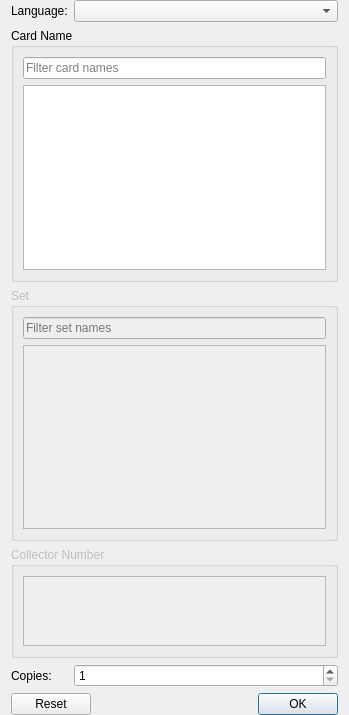
<?xml version="1.0" encoding="UTF-8"?>
<ui version="4.0">
 <class>VerticalAddCardWidget</class>
 <widget class="QWidget" name="VerticalAddCardWidget">
  <property name="geometry">
   <rect>
    <x>0</x>
    <y>0</y>
    <width>349</width>
    <height>715</height>
   </rect>
  </property>
  <layout class="QGridLayout" name="gridLayout">
   <property name="topMargin">
    <number>0</number>
   </property>
   <property name="bottomMargin">
    <number>0</number>
   </property>
   <item row="3" column="0" colspan="3">
    <widget class="QGroupBox" name="set_name_box">
     <property name="enabled">
      <bool>false</bool>
     </property>
     <property name="sizePolicy">
      <sizepolicy hsizetype="Preferred" vsizetype="Expanding">
       <horstretch>0</horstretch>
       <verstretch>7</verstretch>
      </sizepolicy>
     </property>
     <property name="toolTip">
      <string>The sets in which the currently selected card was printed.</string>
     </property>
     <property name="title">
      <string>Set</string>
     </property>
     <layout class="QVBoxLayout" name="verticalLayout_2">
      <item>
       <widget class="QLineEdit" name="set_name_filter">
        <property name="placeholderText">
         <string>Filter set names</string>
        </property>
        <property name="clearButtonEnabled">
         <bool>true</bool>
        </property>
       </widget>
      </item>
      <item>
       <widget class="QListView" name="set_name_list">
        <property name="editTriggers">
         <set>QAbstractItemView::EditTrigger::NoEditTriggers</set>
        </property>
        <property name="alternatingRowColors">
         <bool>true</bool>
        </property>
       </widget>
      </item>
     </layout>
    </widget>
   </item>
   <item row="10" column="0" colspan="3">
    <widget class="QGroupBox" name="collector_number_box">
     <property name="enabled">
      <bool>false</bool>
     </property>
     <property name="sizePolicy">
      <sizepolicy hsizetype="Preferred" vsizetype="Expanding">
       <horstretch>0</horstretch>
       <verstretch>2</verstretch>
      </sizepolicy>
     </property>
     <property name="title">
      <string>Collector Number</string>
     </property>
     <layout class="QVBoxLayout" name="verticalLayout_3">
      <item>
       <widget class="QListView" name="collector_number_list">
        <property name="editTriggers">
         <set>QAbstractItemView::EditTrigger::NoEditTriggers</set>
        </property>
        <property name="alternatingRowColors">
         <bool>true</bool>
        </property>
       </widget>
      </item>
     </layout>
    </widget>
   </item>
   <item row="2" column="0" colspan="3">
    <widget class="QGroupBox" name="card_name_box">
     <property name="sizePolicy">
      <sizepolicy hsizetype="Preferred" vsizetype="Expanding">
       <horstretch>0</horstretch>
       <verstretch>7</verstretch>
      </sizepolicy>
     </property>
     <property name="title">
      <string>Card Name</string>
     </property>
     <layout class="QVBoxLayout" name="verticalLayout">
      <item>
       <widget class="QLineEdit" name="card_name_filter">
        <property name="toolTip">
         <string>Filter the list below. Use * as a wildcard matching any number of characters.</string>
        </property>
        <property name="placeholderText">
         <string>Filter card names</string>
        </property>
        <property name="clearButtonEnabled">
         <bool>true</bool>
        </property>
       </widget>
      </item>
      <item>
       <widget class="QListView" name="card_name_list">
        <property name="toolTip">
         <string>The filtered list of card names in the currently selected language. Click on an entry to select it and choose a printing.</string>
        </property>
        <property name="editTriggers">
         <set>QAbstractItemView::EditTrigger::NoEditTriggers</set>
        </property>
        <property name="alternatingRowColors">
         <bool>true</bool>
        </property>
       </widget>
      </item>
     </layout>
    </widget>
   </item>
   <item row="0" column="1" colspan="2">
    <widget class="QComboBox" name="language_combo_box"/>
   </item>
   <item row="0" column="0">
    <widget class="QLabel" name="language_label">
     <property name="sizePolicy">
      <sizepolicy hsizetype="Maximum" vsizetype="Preferred">
       <horstretch>0</horstretch>
       <verstretch>0</verstretch>
      </sizepolicy>
     </property>
     <property name="text">
      <string extracomment="Card language. Next to the language selection widget">Language:</string>
     </property>
     <property name="buddy">
      <cstring>language_combo_box</cstring>
     </property>
    </widget>
   </item>
   <item row="11" column="0">
    <widget class="QLabel" name="copies_label">
     <property name="sizePolicy">
      <sizepolicy hsizetype="Preferred" vsizetype="Preferred">
       <horstretch>0</horstretch>
       <verstretch>0</verstretch>
      </sizepolicy>
     </property>
     <property name="text">
      <string extracomment="Number of copies to add. Next to the number input field">Copies:</string>
     </property>
     <property name="buddy">
      <cstring>copies_input</cstring>
     </property>
    </widget>
   </item>
   <item row="11" column="1" colspan="2">
    <widget class="QSpinBox" name="copies_input">
     <property name="minimum">
      <number>1</number>
     </property>
    </widget>
   </item>
   <item row="12" column="0" colspan="3">
    <widget class="QDialogButtonBox" name="button_box">
     <property name="standardButtons">
      <set>QDialogButtonBox::StandardButton::Ok|QDialogButtonBox::StandardButton::Reset</set>
     </property>
    </widget>
   </item>
  </layout>
 </widget>
 <tabstops>
  <tabstop>language_combo_box</tabstop>
  <tabstop>card_name_filter</tabstop>
  <tabstop>card_name_list</tabstop>
  <tabstop>set_name_filter</tabstop>
  <tabstop>set_name_list</tabstop>
  <tabstop>collector_number_list</tabstop>
  <tabstop>copies_input</tabstop>
 </tabstops>
 <resources/>
 <connections/>
</ui>
